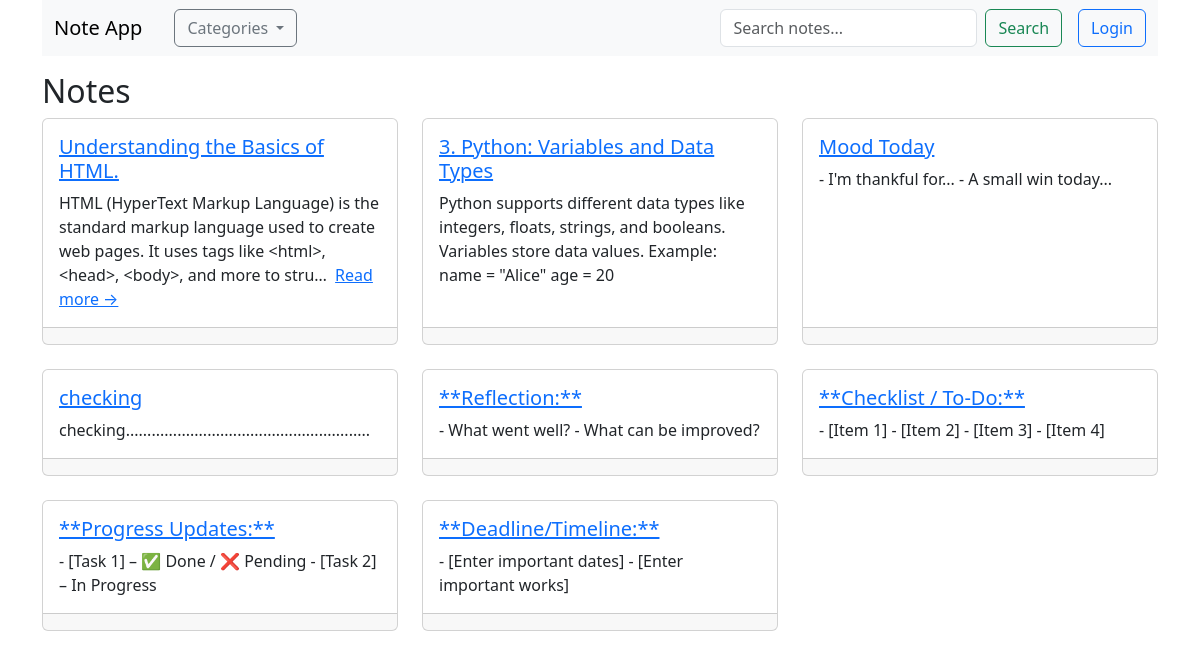
Before: / with the older database file.
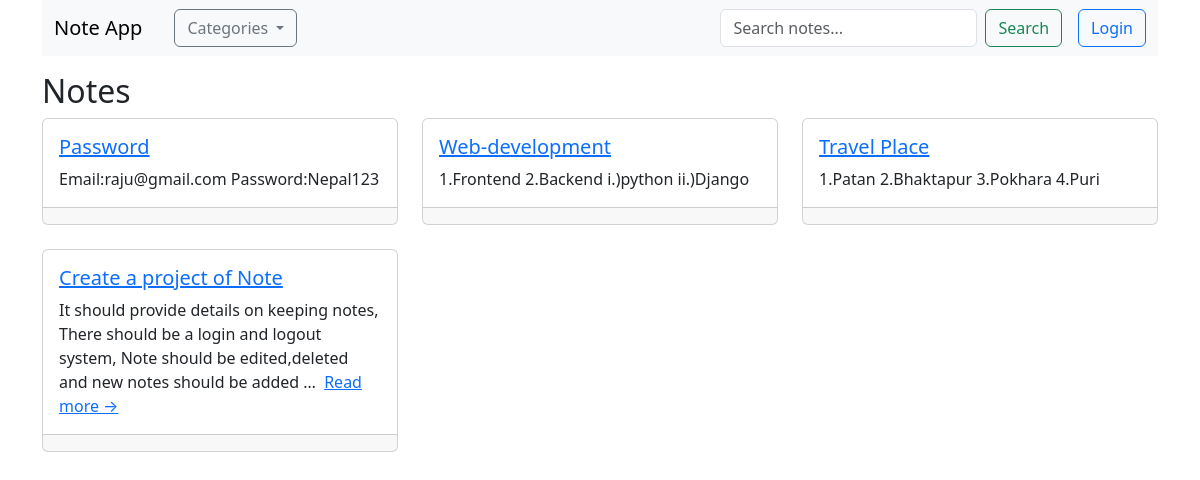
After: the same page with the newer database file.
### note_app/models.py (models this page shows, shortened)
class Note(models.Model):
    CATEGORY_CHOICES = [
        ("work", "Work"),
        ("personal", "Personal"),
        ("study", "Study"),
        ("other", "Other"),
    ]
    title = models.CharField(max_length=256)
    content = models.TextField()
    category = models.CharField(max_length=50, choices=CATEGORY_CHOICES, default="other")
    owner = models.ForeignKey(
        settings.AUTH_USER_MODEL,
        on_delete=models.CASCADE,
        null=True,
        blank=True,
        related_name="notes",
        help_text="User who created this note"
    )
    created_at = models.DateTimeField(auto_now_add=True)
    updated_at = models.DateTimeField(auto_now=True)

### note_app/views.py (the view)
# urls.py: path("", views.note_list, name="note_list"),
def note_list(request):
    category = request.GET.get('category')
    if category:
        notes = Note.objects.filter(category__iexact=category).order_by('-created_at')
    else:
        notes = Note.objects.all().order_by('-created_at')
    return render(request, "note_list.html", {"notes": notes, "category": category})

### note_app/context_processors.py (called while the page is built)
def categories_list(request):
    cats = list(Note.objects.values_list('category', flat=True).distinct())
    labels = dict(Note.CATEGORY_CHOICES) if hasattr(Note, 'CATEGORY_CHOICES') else {}
    categories = [(c, labels.get(c, c.title())) for c in cats]
    categories.sort(key=lambda x: x[1])
    return {"navbar_categories": categories}

### templates/note_list.html (shortened to what this page needs)
{% extends "base.html" %}
{% block content %}
<h2>
  Notes
</h2>
<div class="row row-cols-1 row-cols-md-3 g-4">
  {% for note in notes %}
  <div class="col">
    <div class="card h-100">
      <div class="card-body">
        <h5 class="card-title">
          <a href="{% url 'note_detail' note.id %}">{{ note.title }}</a>
        </h5>
        <p class="card-text">
          {{ note.content|truncatechars:150 }}
          {% if note.content|length > 150 %}
            <a href="{% url 'note_detail' note.id %}" class="ms-1">Read more →</a>
          {% endif %}
        </p>
      </div>
      <div class="card-footer">
      </div>
    </div>
  </div>
  {% empty %}
  <p class="text-muted">No notes found.</p>
  {% endfor %}
</div>
{% endblock %}

### templates/base.html (shortened to what this page needs)
{% load static %}
<!DOCTYPE html>
<html lang="en">
  <head>
    <link href="{% static 'css/bootstrap.min.css' %}" rel="stylesheet" />
  </head>
  <body>
    <div class="container">
      <nav class="navbar navbar-expand-lg bg-body-tertiary mb-3">
        <div class="container-fluid">
          <a class="navbar-brand" href="{% url 'note_list' %}">Note App</a>
          <div class="ms-3 me-3">
            <div class="dropdown d-inline">
              <button
                class="btn btn-outline-secondary dropdown-toggle"
                type="button"
                id="categoryDropdown"
                data-bs-toggle="dropdown"
                aria-expanded="false"
              >
                Categories
              </button>
            </div>
          </div>
          <div class="collapse navbar-collapse" id="navbarSupportedContent">
            <form
              class="d-flex ms-auto"
              method="get"
              action="{% url 'note_search' %}"
            >
              <input
                class="form-control me-2"
                type="search"
                name="q"
                placeholder="Search notes..."
                value="{{ request.GET.q }}"
              />
              <button class="btn btn-outline-success" type="submit">
                Search
              </button>
            </form>
            <div class="d-flex ms-3">
              {% if user.is_authenticated %}
              <a
                class="btn btn-outline-primary me-2"
                href="{% url 'note_create' %}"
              >
                Create Note
              </a>
              <span class="navbar-text me-2"> Hi, {{ user.username }} </span>
              <form method="post" action="{% url 'logout' %}" class="d-inline">
                {% csrf_token %}
                <input
                  type="hidden"
                  name="next"
                  value="{% url 'note_list' %}"
                />
                <button type="submit" class="btn btn-outline-danger">
                  Logout
                </button>
              </form>
              {% else %}
              <a
                class="btn btn-outline-primary"
                href="{% url 'login' %}?next={% url 'note_list' %}"
              >
                Login
              </a>
              {% endif %}
            </div>
          </div>
        </div>
      </nav>
      {% block content %}{% endblock %}
    </div>
  </body>
</html>

Changed rows visible on the page:
removed Note: title "Understanding the Basics of HTML.", content "HTML (HyperText Markup Language) is the standard markup language used to create web pages. It uses tags like <html>, <head>, <body>, and more to stru…", shows "Read more →"
removed Note: title "3. Python: Variables and Data Types", content "Python supports different data types like integers, floats, strings, and booleans. Variables store data values. Example: name = \"Alice\" age = 20"
removed Note: title "Mood Today", content "- I'm thankful for... - A small win today..."
removed Note: title "checking", content "checking........................................................."
removed Note: title "**Reflection:**", content "- What went well? - What can be improved?"
removed Note: title "**Checklist / To-Do:**", content "- [Item 1] - [Item 2] - [Item 3] - [Item 4]"
removed Note: title "**Progress Updates:**", content "- [Task 1] – ✅ Done / ❌ Pending - [Task 2] – In Progress"
removed Note: title "**Deadline/Timeline:**", content "- [Enter important dates] - [Enter important works]"
added Note: title "Password", content "Email:raju@gmail.com Password:Nepal123"
added Note: title "Web-development", content "1.Frontend 2.Backend i.)python ii.)Django"
added Note: title "Travel Place", content "1.Patan 2.Bhaktapur 3.Pokhara 4.Puri"
added Note: title "Create a project of Note", content "It should provide details on keeping notes, There should be a login and logout system, Note should be edited,deleted and new notes should be added …", shows "Read more →"
